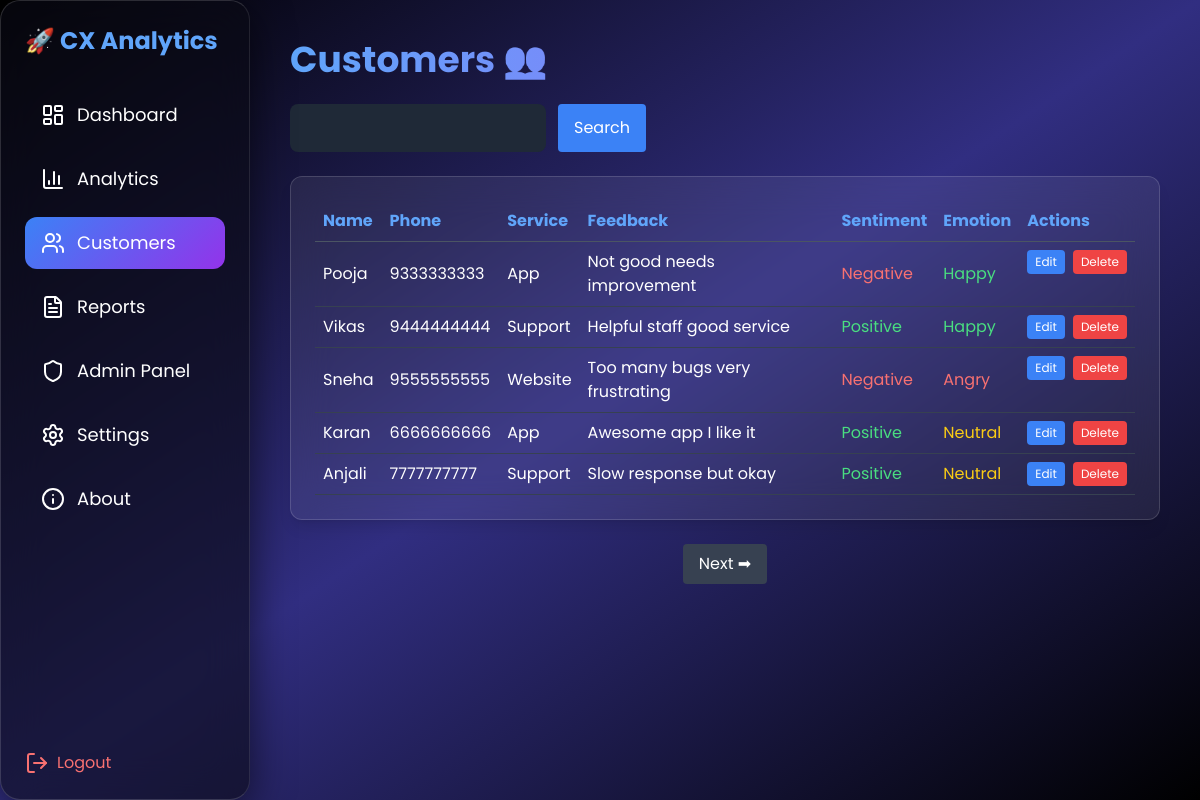
The app's page /customers (signed in) with its own data.
### models.py (models this page shows)
class Feedback(db.Model):
    id = db.Column(db.Integer, primary_key=True)
    name = db.Column(db.String(100))
    phone = db.Column(db.String(20))
    service = db.Column(db.String(100))
    text = db.Column(db.Text)
    sentiment = db.Column(db.String(20))
    emotion = db.Column(db.String(20))
    user_id = db.Column(db.Integer, db.ForeignKey('user.id'))

### app.py (the view)
@app.route('/customers')
@login_required
def customers():
    search = request.args.get('search')
    page = request.args.get('page', 1, type=int)
    query = Feedback.query.filter_by(user_id=current_user.id)
    if search and search.strip() != "":
        query = query.filter(
            Feedback.name.contains(search) |
            Feedback.service.contains(search)
        )
    feedbacks = query.order_by(Feedback.id.desc()).paginate(page=page, per_page=5)
    return render_template('customers.html', feedbacks=feedbacks)

### app.py (called while the page is built)
@login_manager.user_loader
def load_user(user_id):
    return User.query.get(int(user_id))

### templates/customers.html (shortened to what this page needs)
{% extends "base.html" %}
{% block content %}
<h2 class="text-4xl font-bold mb-6 bg-gradient-to-r from-blue-400 to-purple-500 bg-clip-text text-transparent">
</h2>
<form method="GET" class="flex gap-3 mb-6">
    <input type="text" name="search" value="{{ request.args.get('search','') }}"
           class="p-3 w-64 bg-gray-800 rounded-lg focus:outline-none">
    <button class="bg-blue-500 px-4 py-2 rounded hover:bg-blue-600 transition">
        Search
    </button>
</form>
<div class="glass p-6 rounded-xl shadow-lg">
    <table class="w-full text-left">
        <tr class="border-b border-gray-600 text-blue-400">
            <th class="p-2">Name</th>
            <th class="p-2">Phone</th>
            <th class="p-2">Service</th>
            <th class="p-2">Feedback</th>
            <th class="p-2">Sentiment</th>
            <th class="p-2">Emotion</th>
            <th class="p-2">Actions</th>
        </tr>
        {% if feedbacks.items %}
            {% for f in feedbacks.items %}
            <tr class="border-b border-gray-700 hover:bg-white/5 transition">
                <td class="p-2">{{ f.name }}</td>
                <td class="p-2">{{ f.phone }}</td>
                <td class="p-2">{{ f.service }}</td>
                <td class="p-2">{{ f.text }}</td>
                <td class="p-2">
                    <span class="
                        {% if f.sentiment=='Positive' %}text-green-400
                        {% elif f.sentiment=='Negative' %}text-red-400
                        {% else %}text-yellow-400{% endif %}
                    ">
                        {{ f.sentiment }}
                    </span>
                </td>
                <td class="p-2">
                    <span class="
                        {% if f.emotion=='Happy' %}text-green-400
                        {% elif f.emotion=='Sad' %}text-blue-400
                        {% elif f.emotion=='Angry' %}text-red-400
                        {% else %}text-yellow-400{% endif %}
                    ">
                        {{ f.emotion }}
                    </span>
                </td>
                <td class="p-2 flex gap-2">
                    <a href="/edit/{{ f.id }}"
                       class="px-2 py-1 bg-blue-500 rounded text-xs hover:bg-blue-600">
                        Edit
                    </a>
                    <a href="/delete/{{ f.id }}"
                       class="px-2 py-1 bg-red-500 rounded text-xs hover:bg-red-600"
                       onclick="return confirm('Delete this record?')">
                        Delete
                    </a>
                </td>
            </tr>
            {% endfor %}
        {% else %}
            <tr>
                <td colspan="7" class="text-center p-4 text-gray-400">
                    No Customers Found
                </td>
            </tr>
        {% endif %}
    </table>
</div>
<div class="mt-6 flex justify-center gap-3">
    {% if feedbacks.has_next %}
    <a href="?page={{ feedbacks.next_num }}"
       class="px-4 py-2 bg-gray-700 rounded hover:bg-gray-600">
        Next ➡
    </a>
    {% endif %}
</div>
{% endblock %}

### templates/base.html (shortened to what this page needs)
<!DOCTYPE html>
<html class="transition-colors duration-300">
<head>
    <script src="https://cdn.tailwindcss.com"></script>
</head>
<body class="bg-gradient-to-br from-black via-gray-900 to-blue-900 text-white dark:bg-gray-900 transition-colors duration-300">
<div class="fixed inset-0 -z-10 bg-gradient-to-br from-black via-indigo-900 to-black dark:from-gray-900 dark:via-black"></div>
<div class="flex">
    <div class="sidebar glass p-6 flex flex-col justify-between h-screen sticky top-0 dark:bg-gray-900">
        <div>
            <h1 class="text-2xl font-bold text-blue-400 mb-8 flex items-center gap-2">
                🚀 CX Analytics
            </h1>
            <nav class="space-y-3 text-lg">
                <a href="/dashboard" class="nav-item {% if request.path == '/dashboard' %}active{% endif %}">
                    <i data-lucide="layout-dashboard"></i>
                    Dashboard
                </a>
                <a href="/analytics" class="nav-item {% if request.path == '/analytics' %}active{% endif %}">
                    <i data-lucide="bar-chart-3"></i>
                    Analytics
                </a>
                <a href="/customers" class="nav-item {% if request.path == '/customers' %}active{% endif %}">
                    <i data-lucide="users"></i>
                    Customers
                </a>
                <a href="/reports" class="nav-item {% if request.path == '/reports' %}active{% endif %}">
                    <i data-lucide="file-text"></i>
                    Reports
                </a>
                {% if current_user.is_authenticated and current_user.role == 'admin' %}
                <a href="/admin" class="nav-item {% if request.path == '/admin' %}active{% endif %}">
                    <i data-lucide="shield"></i>
                    Admin Panel
                </a>
                {% endif %}
                <a href="/settings" class="nav-item {% if request.path == '/settings' %}active{% endif %}">
                    <i data-lucide="settings"></i>
                    Settings
                </a>
                <a href="/about" class="nav-item {% if request.path == '/about' %}active{% endif %}">
                    <i data-lucide="info"></i>
                    About
                </a>
            </nav>
        </div>
        <a href="/logout" class="text-red-400 flex items-center gap-2">
            <i data-lucide="log-out"></i>
            Logout
        </a>
    </div>
    <div class="flex-1 p-10 overflow-y-auto h-screen page">
        {% block content %}
        {% endblock %}
    </div>
</div>
</body>
</html>

### templates/base.html (style rules this page uses)
body { font-family: 'Poppins', sans-serif; }
button, a { transition: all 0.3s ease; }
.glass { background: rgba(255, 255, 255, 0.07); backdrop-filter: blur(20px); border-radius: 20px; border: 1px solid rgba(255,255,255,0.15); box-shadow: 0 10px 40px rgba(0,0,0,0.6); }
.sidebar { width: 250px; background: rgba(10,10,20,0.6); backdrop-filter: blur(20px); border-right: 1px solid rgba(255,255,255,0.1); }
.nav-item { display: flex; align-items: center; gap: 12px; padding: 12px 16px; border-radius: 12px; transition: all 0.3s ease; }
.active { background: linear-gradient(135deg, #3b82f6, #9333ea); }
.page { animation: fadeIn 0.6s ease-in-out; }

### records on screen
Feedback: name "Pooja", phone "9333333333", service "App", text "Not good needs improvement", sentiment "Negative", emotion "Happy"
Feedback: name "Vikas", phone "9444444444", service "Support", text "Helpful staff good service", sentiment "Positive", emotion "Happy"
Feedback: name "Sneha", phone "9555555555", service "Website", text "Too many bugs very frustrating", sentiment "Negative", emotion "Angry"
Feedback: name "Karan", phone "6666666666", service "App", text "Awesome app I like it", sentiment "Positive", emotion "Neutral"
Feedback: name "Anjali", phone "7777777777", service "Support", text "Slow response but okay", sentiment "Positive", emotion "Neutral"
